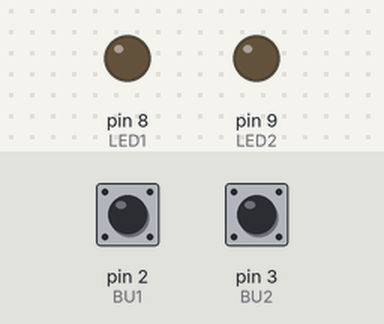
The sketch below on a simulated Arduino Uno, built with avr-gcc and run on an emulated ATmega328P. On the bench: output pins drawn as LEDs (lit = HIGH). Dashed ring = blinking. The test bench sets the inputs (shaded band); at power-on: pin 2 (BU1) HIGH, pin 3 (BU2) HIGH. What the sketch prints to the serial monitor is not drawn.

Above: at 1.2 s.
1.3 s: pin 2 (BU1) pulled LOW for 0.15 s
At 1.37 s:
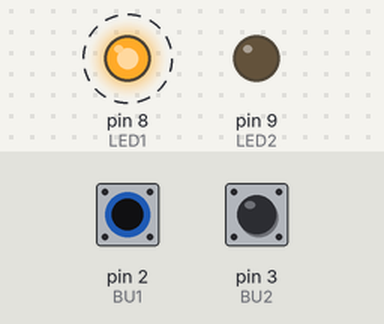
Timing chart, 0 to 10.3 s (numbered marks = the images above; inputs shaded):
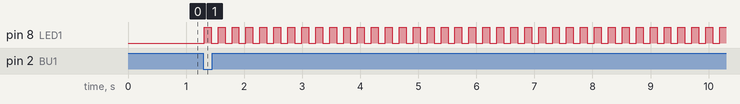

Measured:
- after the input at 1.3 s, pin 8 (LED1): alternates HIGH for 0.12 s and LOW for 0.12 s, starting at once

The sketch:

Game_with_two_leds.ino
```cpp
const int BU1 = 2;
const int BU2 = 3;
const int LED1 = 8;
const int LED2 = 9;

int playerOneWinner = false;
int playerTwoWinner = false;

void setup() {
  pinMode(BU1, INPUT_PULLUP); //set up buttons
  pinMode(BU2, INPUT_PULLUP);
  pinMode(LED1, OUTPUT);
  pinMode(LED2, OUTPUT);
  Serial.begin(9600);
}

void loop() {
  int buttonOneValue = digitalRead(BU1);
  int buttonTwoValue = digitalRead(BU2);

  while(playerOneWinner == true){
    digitalWrite(LED1, HIGH);
    delay(120);
    digitalWrite(LED1, LOW);
    delay(120);
  }
  while(playerTwoWinner == true){
    digitalWrite(LED2, HIGH);
    delay(120);
    digitalWrite(LED2, LOW);
    delay(120);
  }

  if (buttonOneValue == 0){
    playerOneWinner = true;
  }
  if (buttonTwoValue == 0){
    playerTwoWinner = true;
  }
  Serial.println("loop");


}
```
